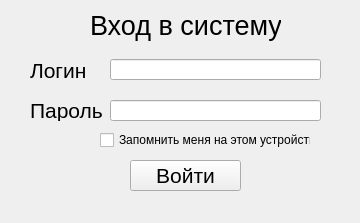
<?xml version="1.0" encoding="UTF-8"?>
<ui version="4.0">
 <class>widget</class>
 <widget class="QWidget" name="widget">
  <property name="geometry">
   <rect>
    <x>0</x>
    <y>0</y>
    <width>360</width>
    <height>223</height>
   </rect>
  </property>
  <property name="windowTitle">
   <string>Вход в систему</string>
  </property>
  <widget class="QLabel" name="Entry">
   <property name="geometry">
    <rect>
     <x>90</x>
     <y>0</y>
     <width>191</width>
     <height>51</height>
    </rect>
   </property>
   <property name="font">
    <font>
     <pointsize>20</pointsize>
    </font>
   </property>
   <property name="text">
    <string>Вход в систему</string>
   </property>
  </widget>
  <widget class="QLabel" name="Text1">
   <property name="geometry">
    <rect>
     <x>30</x>
     <y>60</y>
     <width>81</width>
     <height>21</height>
    </rect>
   </property>
   <property name="font">
    <font>
     <pointsize>16</pointsize>
    </font>
   </property>
   <property name="text">
    <string>Логин</string>
   </property>
  </widget>
  <widget class="QLabel" name="Text2">
   <property name="geometry">
    <rect>
     <x>30</x>
     <y>100</y>
     <width>81</width>
     <height>21</height>
    </rect>
   </property>
   <property name="font">
    <font>
     <pointsize>16</pointsize>
    </font>
   </property>
   <property name="text">
    <string>Пароль</string>
   </property>
  </widget>
  <widget class="QLineEdit" name="lineLogin">
   <property name="geometry">
    <rect>
     <x>110</x>
     <y>59</y>
     <width>211</width>
     <height>21</height>
    </rect>
   </property>
  </widget>
  <widget class="QLineEdit" name="linePassword">
   <property name="geometry">
    <rect>
     <x>110</x>
     <y>100</y>
     <width>211</width>
     <height>21</height>
    </rect>
   </property>
  </widget>
  <widget class="QPushButton" name="ButtonStart">
   <property name="geometry">
    <rect>
     <x>130</x>
     <y>160</y>
     <width>111</width>
     <height>31</height>
    </rect>
   </property>
   <property name="font">
    <font>
     <pointsize>16</pointsize>
    </font>
   </property>
   <property name="text">
    <string>Войти</string>
   </property>
  </widget>
  <widget class="QLabel" name="labelNot">
   <property name="enabled">
    <bool>true</bool>
   </property>
   <property name="geometry">
    <rect>
     <x>70</x>
     <y>190</y>
     <width>251</width>
     <height>31</height>
    </rect>
   </property>
   <property name="font">
    <font>
     <pointsize>10</pointsize>
    </font>
   </property>
   <property name="text">
    <string/>
   </property>
  </widget>
  <widget class="QCheckBox" name="check">
   <property name="geometry">
    <rect>
     <x>100</x>
     <y>130</y>
     <width>211</width>
     <height>20</height>
    </rect>
   </property>
   <property name="text">
    <string>Запомнить меня на этом устройстве</string>
   </property>
  </widget>
 </widget>
 <resources/>
 <connections/>
</ui>
